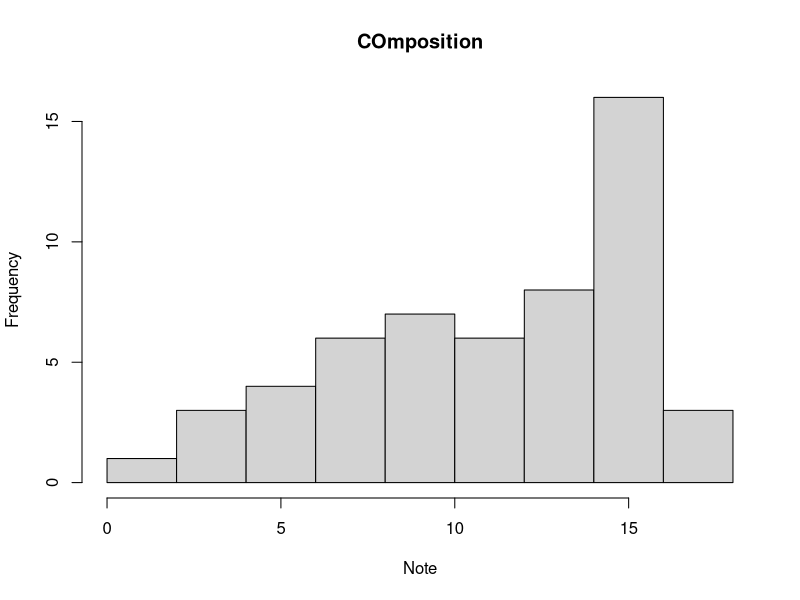
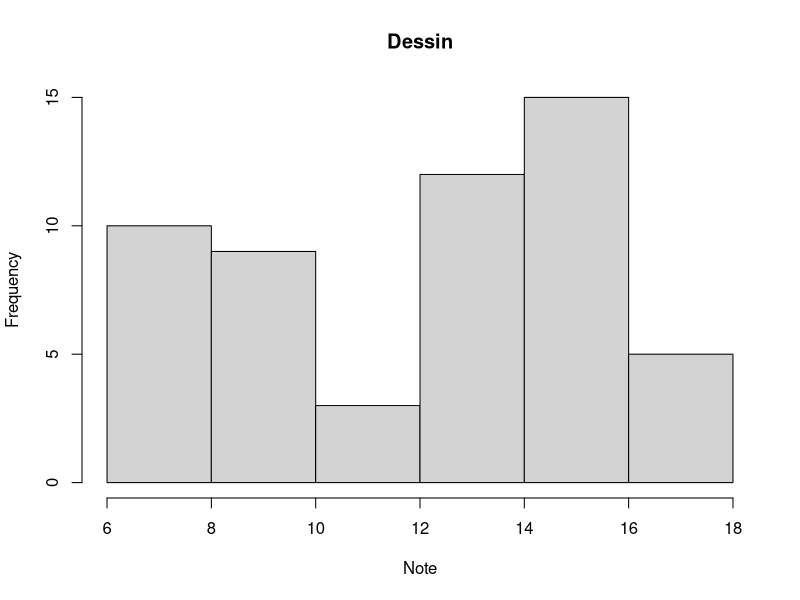
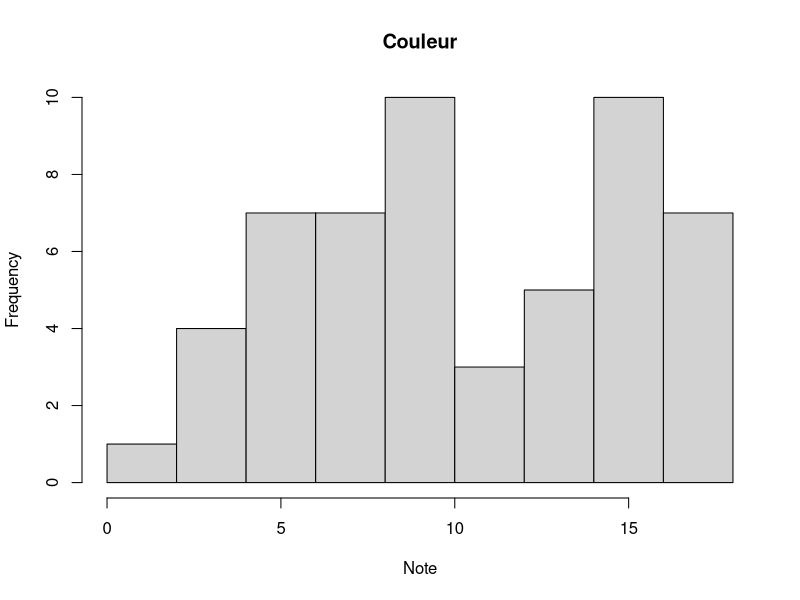
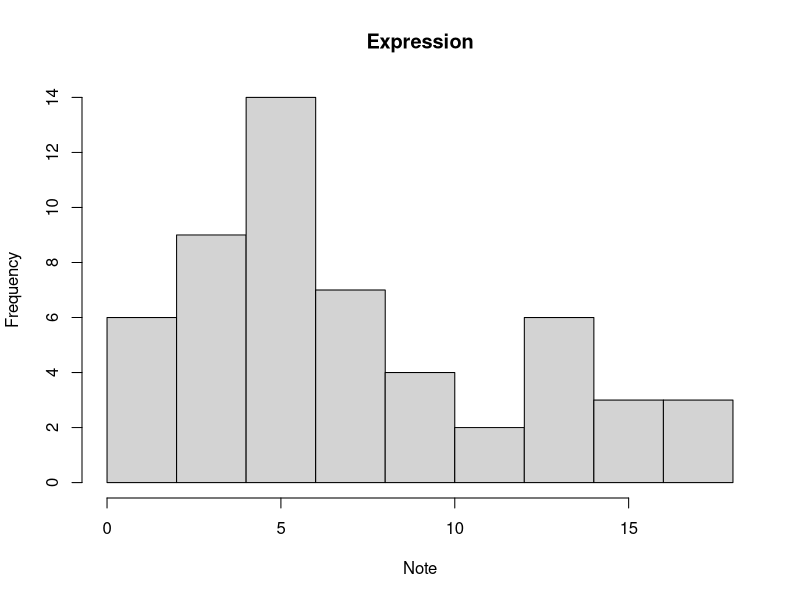
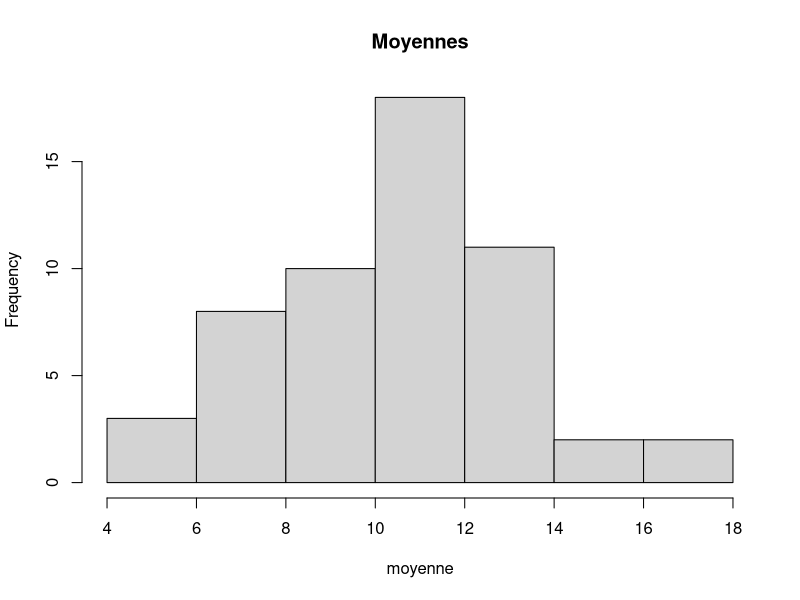
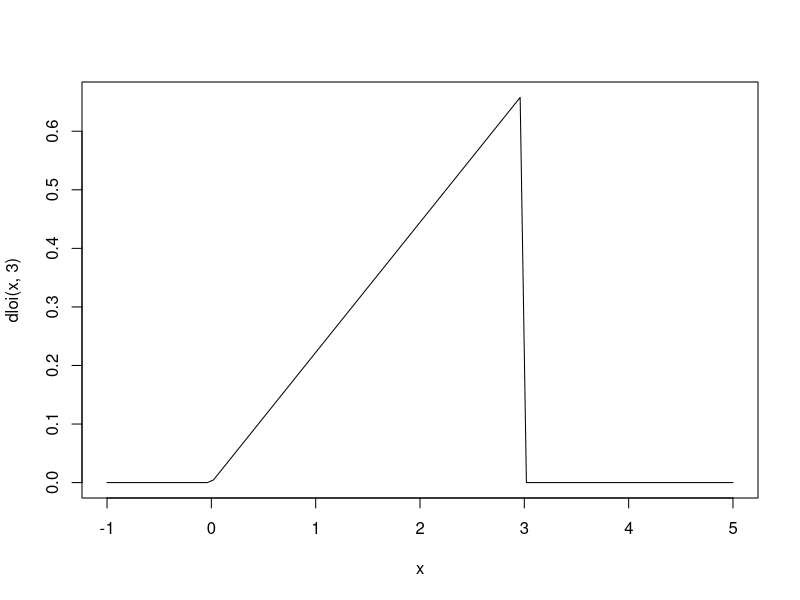
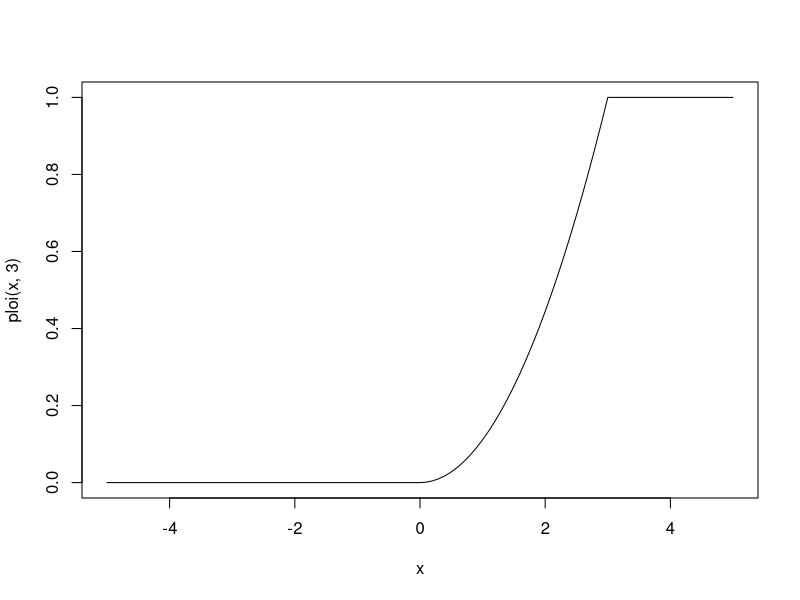
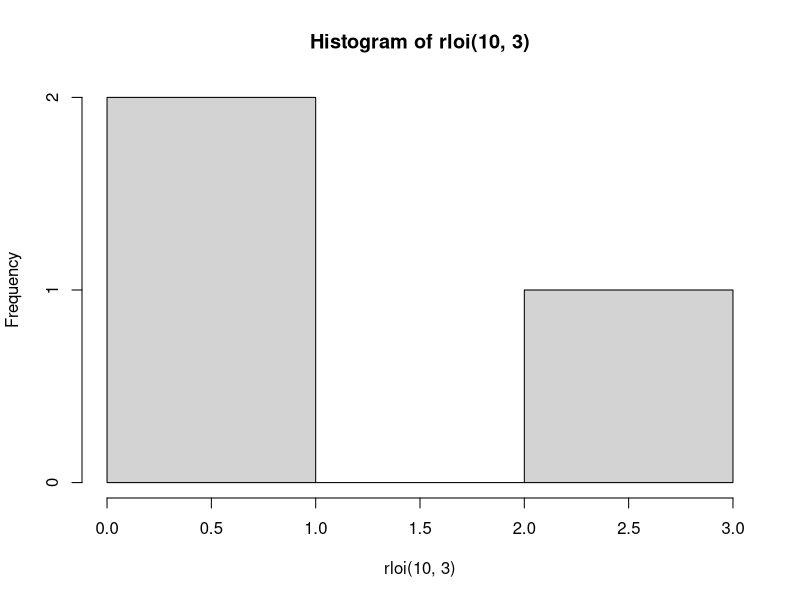

These figures' R source, in order:
library(MASS)
head(painters)
 #Composition Drawing Colour Expression School
 #Da Udine               10       8     16          3      A
 #Da Vinci               15      16      4         14      A
 #Del Piombo              8      13     16          7      A
 #Del Sarto              12      16      9          8      A
 #Fr. Penni               0      15      8          0      A
 #Guilio Romano          15      16      4         14      A

#1
hist(painters$Composition, main = "COmposition", xlab = "Note")
hist(painters$Drawing, main = "Dessin", xlab = "Note")
hist(painters$Colour, main = "Couleur", xlab = "Note")
hist(painters$Expression, main = "Expression", xlab = "Note")

#2
moyenne <- (painters[,1]+painters[,2]+painters[,3]+painters[,4])/4
moyenne

#3
n <- length(moyenne)
moyenne_empirique <- sum(moyenne)/n
moyenne_empirique
variance <- sum((moyenne-moyenne_empirique)^2/n)
variance
ecart_type <- sqrt(variance)
ecart_type
variance_corrigee <- (n/(n-1))*variance
variance_corrigee
ecart_type_corrige <- sqrt(variance_corrigee)
ecart_type_corrige

#4
mean(moyenne)
var(moyenne) # variance corrigee
sd(moyenne) # ecart-type corrige
var(moyenne)*(n-1)/n #variance
sd(moyenne) * sqrt((n-1)/n) # ecart-type

#5
hist(moyenne, main = "Moyennes")
        # La moyenne semble en accord avec une loi normale.

#6
  #1
  1 - pnorm(3)
  #2
  pnorm(42, mean = 35, sd = 6)
  #3
  1 - ( pnorm(40,mean = 35, sd = 6) + 1 - pnorm(50, mean = 35, sd = 6) )
  #4
  dbinom(4,5,0.5)
  dbinom(9,10,0.5)
  dbinom(29,30,0.5)
  #5
  1 - pbinom(14,20,0.5)
  #6
  pbinom(15, 20, 0.5) - pbinom(10,20,0.5)

#7
  alpha <- c(0.05, 0.1, 0.9)
  #1
  qnorm(alpha)
  #2
  qchisq(alpha, 10)
  #3
  qt(alpha,5)
  #4
  qf(alpha,2,5)

#8
  dloi <- function(x, b){
          a <- 2 / (b*b)
          f <- a*x
          f[x<0] <- 0
          f[x>b] <- 0
          return (f)
  }
  dloi(c(1,2,3),1)

#9
  dloi(c(-1,0,1,2,3,4,5),3)
  curve(dloi(x,3), from = -1, to = 5)
  
#10
  ploi <- function(x,b){
          f <- (x*x)/(b*b)
          f[x<0] <- 0
          f[x>=b] <- 1
          return(f)
  }
  
#11
  curve(ploi(x,3), from = -5, to = 5)

#12
  qloi <- function(alpha2,b){
          f <- b*sqrt(alpha)
          f[alpha2==0] <- 0
          f[alpha2==1] <- b
          return(f)
  }
  
#13
  # sur papier
  
#14
  rloi <- function(n,b){
          echan <- qloi(runif(n),b)
          return(echan)
  }
  
#15
  rloi(10,3)
  hist(rloi(10,3))
  hist(rloi(50,3))
  hist(rloi(100,3))
  hist(rloi(1000,3))


  
  
  
    
